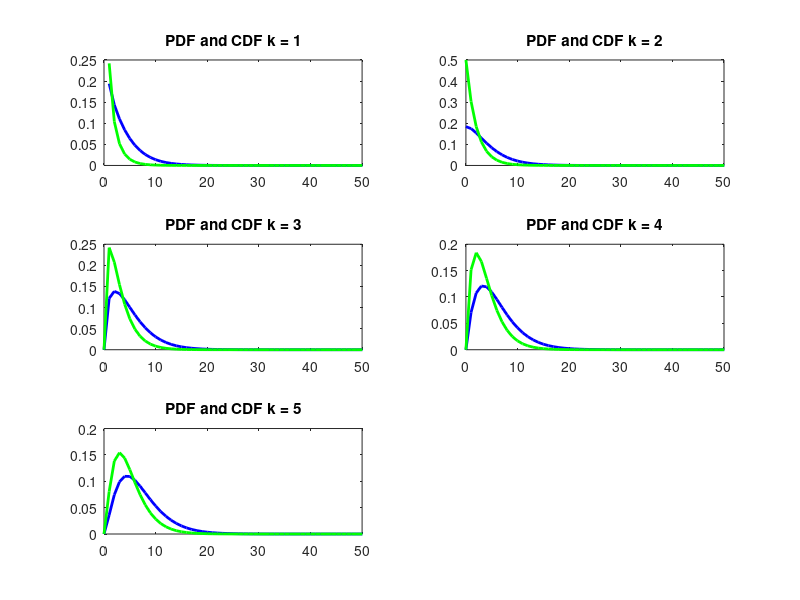

Here is the MATLAB script that generated this plot:
% Lab 2q4d code %

x = (0:1:10000);

rand1 = ncx2rnd(1,2,1,10000);
ncx2_1 = ncx2pdf(x,1,2);
chi2_1 = chi2pdf(x,1);

rand2 = ncx2rnd(2,2,1,10000);
ncx2_2 = ncx2pdf(x,2,2);
chi2_2 = chi2pdf(x,2);

rand3 = ncx2rnd(3,2,1,10000);
ncx2_3 = ncx2pdf(x,3,2);
chi2_3 = chi2pdf(x,3);

rand4 = ncx2rnd(4,2,1,10000);
ncx2_4 = ncx2pdf(x,4,2);
chi2_4 = chi2pdf(x,4);

rand5 = ncx2rnd(5,2,1,10000);
ncx2_5 = ncx2pdf(x,5,2);
chi2_5 = chi2pdf(x,5);

subplot (3,2,1);
plot(x,ncx2_1,'b-','LineWidth',2)
title('PDF and CDF k = 1')
hold on;
plot(x,chi2_1,'g-','LineWidth',2)
xlim([0 50])

subplot (3,2,2);
plot(x,ncx2_2,'b-','LineWidth',2)
title('PDF and CDF k = 2')
hold on;
plot(x,chi2_2,'g-','LineWidth',2)
xlim([0 50])

subplot (3,2,3);
plot(x,ncx2_3,'b-','LineWidth',2)
title('PDF and CDF k = 3')
hold on;
plot(x,chi2_3,'g-','LineWidth',2)
xlim([0 50])

subplot (3,2,4);
plot(x,ncx2_4,'b-','LineWidth',2)
title('PDF and CDF k = 4')
hold on;
plot(x,chi2_4,'g-','LineWidth',2)
xlim([0 50])

subplot (3,2,5);
plot(x,ncx2_5,'b-','LineWidth',2)
title('PDF and CDF k = 5')
hold on;
plot(x,chi2_5,'g-','LineWidth',2)
xlim([0 50])